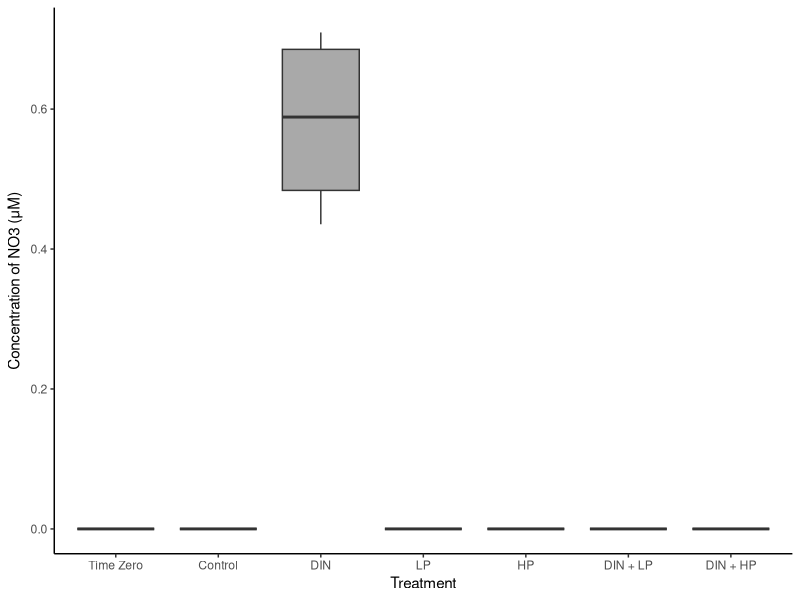
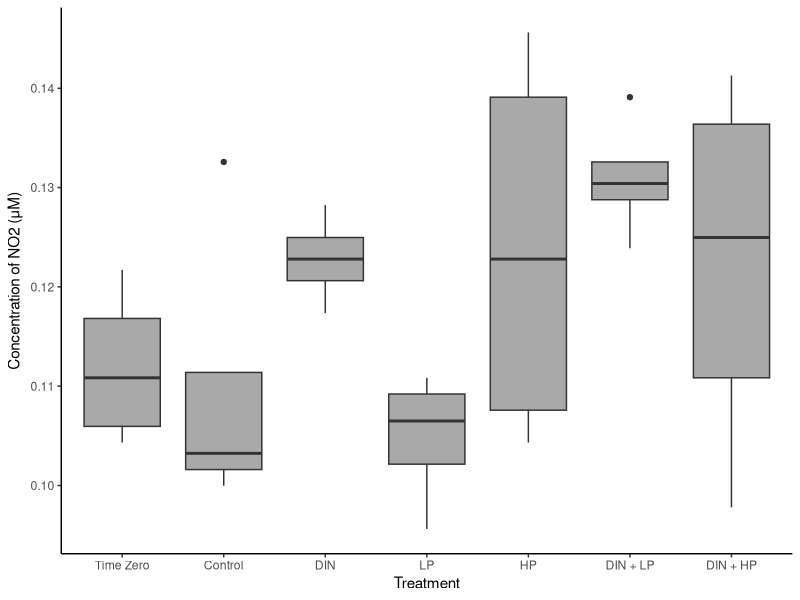
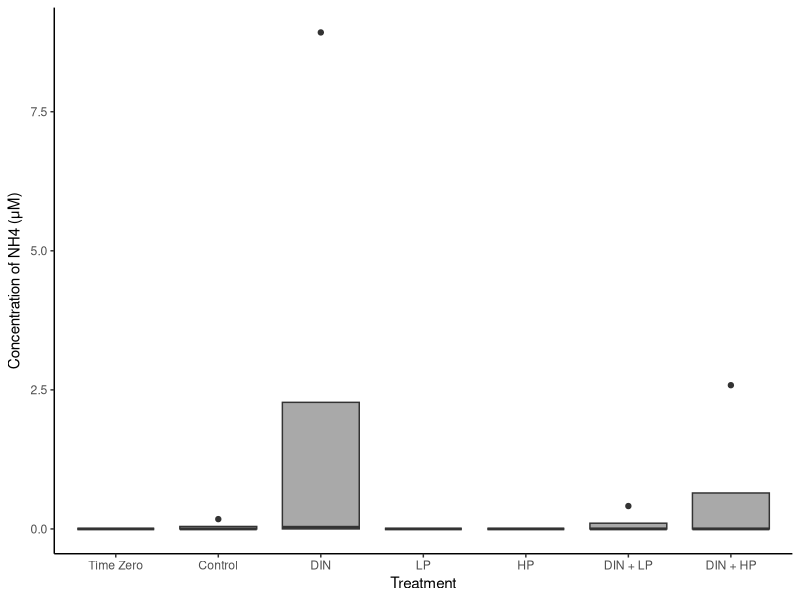
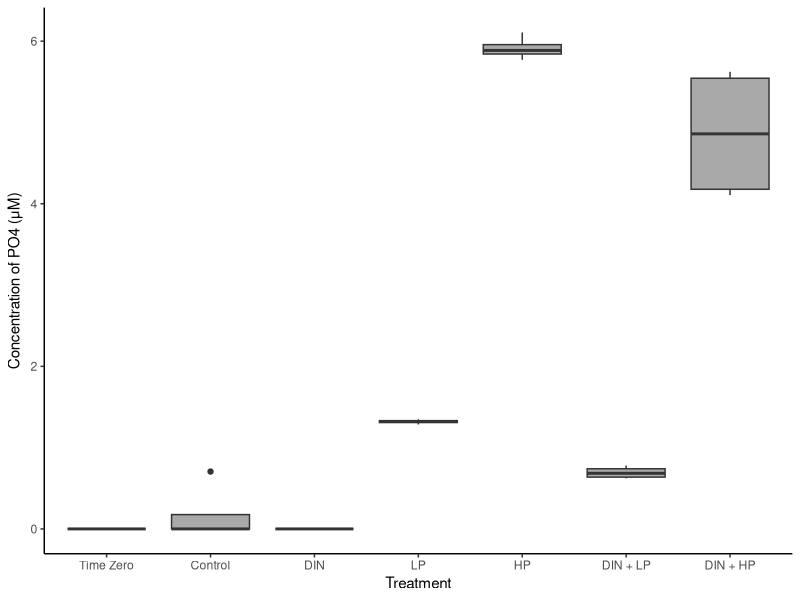

R code for these plots, in order:
#2023-08-16
#practice with bioassay 3 nutrients

library(tidyverse)
library(dplyr)
library(lubridate)
library(readxl)
library(ggplot2)
library(car)
library(rstatix)

install.packages("ggpubr")
library(ggpubr)

#import data

bioassay_3_nut = read_excel("data/bioassay_3_nutrients.xlsx")

summary(bioassay_3_nut)
glimpse(bioassay_3_nut)

#find average per treatment

bioassay_3_nut_avg = bioassay_3_nut %>%
  group_by(Sample_ID) %>%
  summarise(mean_NO3 = mean(NO3), mean_NO2 = mean(NO2), mean_NH3 = mean(NH3), mean_PO4 = mean(PO4)) 

bioassay_3_nut_avg

#bar graph:

bioassay_3_NO3 = ggplot() +
  geom_boxplot(aes(x = fct_relevel(Sample_ID, "T0", "Control", "DIN", "LP", "HP", "DIN_LP", "DIN_HP"), 
                   y = NO3),
               fill = "darkgrey",
               data = bioassay_3_nut) +
  xlab("Treatment") +
  ylab(expression(paste("Concentration of NO3 (\u03BCM)"))) +
  scale_x_discrete(labels= c("T0" = "Time Zero", "Control" = "Control", "DIN" = "DIN", "LP" = "LP", "HP" = "HP", "DIN_LP" = "DIN + LP", "DIN_HP" = "DIN + HP")) +
  theme_classic() 
ggsave(bioassay_3_NO3, filename = "nutrient_figures/bioassay_3_NO3.png",
       device = "png", height = 7, width = 11)

bioassay_3_NO2 = ggplot() +
  geom_boxplot(aes(x = fct_relevel(Sample_ID, "T0", "Control", "DIN", "LP", "HP", "DIN_LP", "DIN_HP"), 
                   y = NO2),
               fill = "darkgrey",
               data = bioassay_3_nut) +
  xlab("Treatment") +
  ylab(expression(paste("Concentration of NO2 (\u03BCM)"))) +
  scale_x_discrete(labels= c("T0" = "Time Zero", "Control" = "Control", "DIN" = "DIN", "LP" = "LP", "HP" = "HP", "DIN_LP" = "DIN + LP", "DIN_HP" = "DIN + HP")) +
  theme_classic() 
ggsave(bioassay_3_NO2, filename = "nutrient_figures/bioassay_3_NO2.png",
       device = "png", height = 7, width = 11)

bioassay_3_NH4 = ggplot() +
  geom_boxplot(aes(x = fct_relevel(Sample_ID, "T0", "Control", "DIN", "LP", "HP", "DIN_LP", "DIN_HP"), 
                   y = NH3),
               fill = "darkgrey",
               data = bioassay_3_nut) +
  xlab("Treatment") +
  ylab(expression(paste("Concentration of NH4 (\u03BCM)"))) +
  scale_x_discrete(labels= c("T0" = "Time Zero", "Control" = "Control", "DIN" = "DIN", "LP" = "LP", "HP" = "HP", "DIN_LP" = "DIN + LP", "DIN_HP" = "DIN + HP")) +
  theme_classic() 
ggsave(bioassay_3_NH4, filename = "nutrient_figures/bioassay_3_NH4.png",
       device = "png", height = 7, width = 11)

bioassay_3_PO4 = ggplot() +
  geom_boxplot(aes(x = fct_relevel(Sample_ID, "T0", "Control", "DIN", "LP", "HP", "DIN_LP", "DIN_HP"), 
                   y = PO4),
               fill = "darkgrey",
               data = bioassay_3_nut) +
  xlab("Treatment") +
  ylab(expression(paste("Concentration of PO4 (\u03BCM)"))) +
  scale_x_discrete(labels= c("T0" = "Time Zero", "Control" = "Control", "DIN" = "DIN", "LP" = "LP", "HP" = "HP", "DIN_LP" = "DIN + LP", "DIN_HP" = "DIN + HP")) +
  theme_classic() 
ggsave(bioassay_3_PO4, filename = "nutrient_figures/bioassay_3_PO4.png",
       device = "png", height = 7, width = 11)